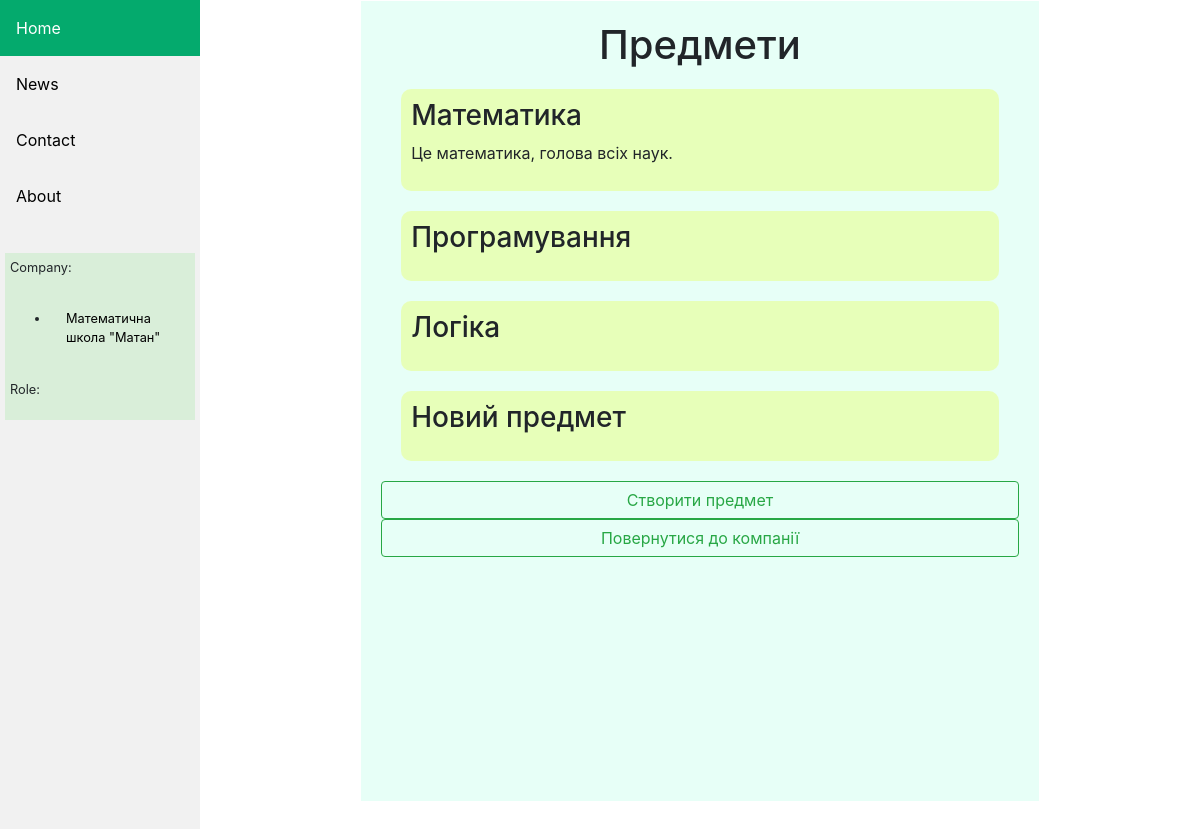
The page /main/company/4/subjects on the database as committed earlier.
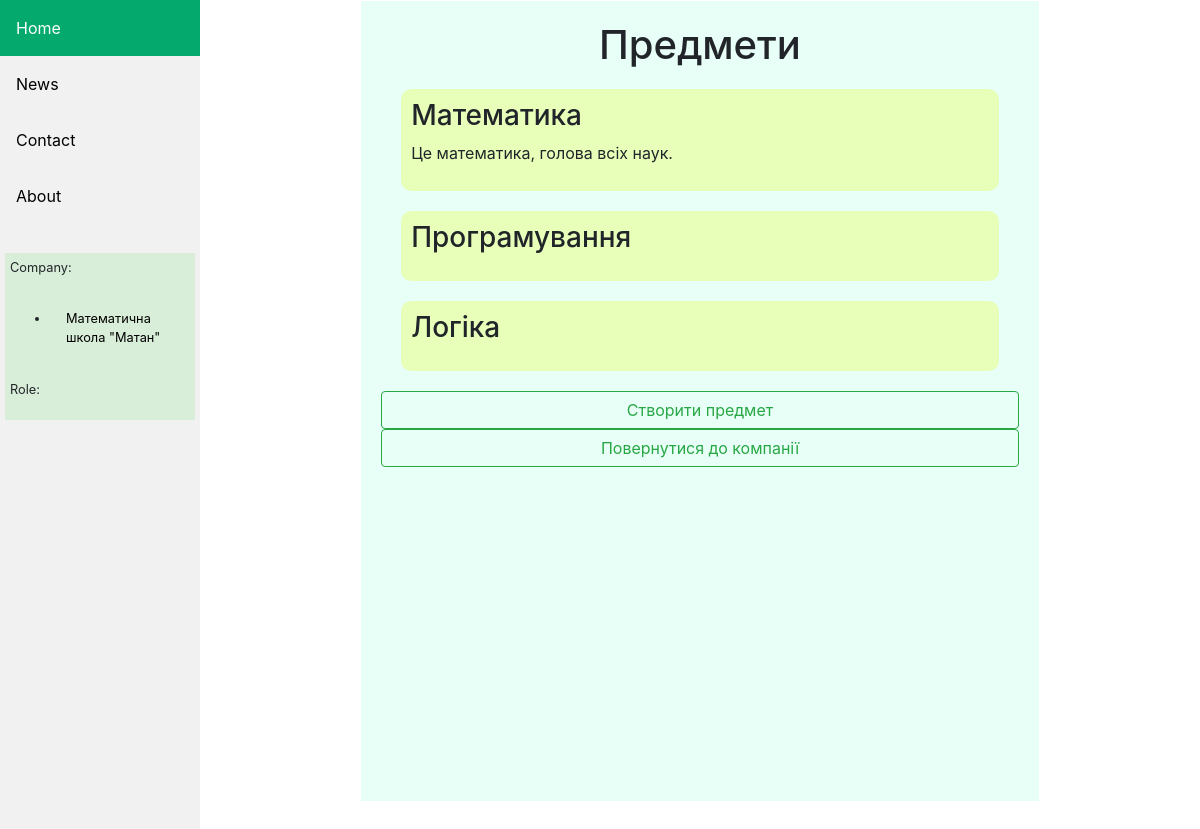
The same page on the database as committed later.
### main/models.py (models this page shows, shortened)
class Company(models.Model):
    owner = models.ForeignKey(UserProfile, on_delete=models.PROTECT)
    name = models.CharField(max_length=60)
    description = models.TextField(max_length=1000, blank=True)
    C_t_min = models.IntegerField(default=0)  # %
    C_s_min = models.IntegerField(default=0)
    p_t_ser = models.FloatField(default=6)
    p_s_ser = models.FloatField(default=5)

class Subject(models.Model):
    name = models.CharField(max_length=60)
    description = models.TextField(max_length=1000, blank=True)
    company = models.ForeignKey(Company, on_delete=models.CASCADE)

### main/views.py (the view)
# urls.py: path('company/<int:id>/subjects', subjects, name='subjects'),
def subjects(request, id):
    comp_user = CompanyUser.objects.get(id=id)
    return render(request, 'subject_list.html', {'subjects': Subject.objects.filter(company=comp_user.company),
                                                 'comp_user': comp_user})

### authsys/models.py (called while the page is built, shortened)
    @property
    def my_companies(self):
        companies = []
        ids = []
        for c_user in self.companyuser_set.all():
            company = c_user.company
            if company.id in ids:
                continue
            company.selected = c_user.id == self.active_company_user_id
            ids.append(company.id)
            companies.append(company)
        return companies

    @property
    def available_roles(self):
        if not self.active_company_user:
            return []

### main/templates/subject_list.html (shortened to what this page needs)
{% extends 'base.html' %}
{% block content %}
<div class="wrapper">
    <div class="company">
        <div class="subjects">
            <h1 class="h1">Предмети</h1>
            {% for subject in subjects %}
                <a href="{% url 'main:edit_subject' comp_user.id subject.id %}">
                <div class="subject">
                    <h3>{{ subject.name }}</h3>
                    <p>{{ subject.description }}</p>
                </div>
                </a>
            {% endfor %}
            </div>
        <button class="btn btn-outline-success" onclick="window.location='{% url 'main:create_subject' comp_user.id %}'">Створити предмет</button>
        <button class="btn btn-outline-success" onclick="window.location='{% url 'main:enter_company' comp_user.id %}'">Повернутися до компанії</button>
    </div>
</div>
{% endblock %}

### main/templates/base.html (shortened to what this page needs)
<!DOCTYPE html>
<html lang="en">
<head>
    {% load static %}
    <link rel="stylesheet" href="{% static 'CSS/sidebar.css' %}">
    <link rel="stylesheet" href="https://stackpath.bootstrapcdn.com/bootstrap/4.3.1/css/bootstrap.min.css">
</head>
<body>
{% include 'sidebar.html' %}
    <div class="content">
    {% block content %}
    {% endblock content %}
    </div>
</body>
</html>

### main/templates/sidebar.html (shortened to what this page needs)
<div class="sidebar">
  <a class="active" href="#home">Home</a>
  <a href="#news">News</a>
  <a href="#contact">Contact</a>
  <a href="#about">About</a>
  <br>
  <div class="roles_panel">
    <p>Company: </p>
    <ul>
      {% for company in comp_user.userprofile.my_companies %}
          <li><a {% if company.selected %} style="background-color: #148a5fc3;;" {% endif %} href="/main/enter_company/{{ company.id }}"> {{ company.name }} </a></li>
      {% endfor %}
    </ul>
    <p>Role: </p>
  </div>
</div>

### main/static/CSS/sidebar.css (style rules this page uses)
.sidebar { margin: 0; padding: 0; width: 200px; background-color: #f1f1f1; position: fixed; height: 100%; overflow: auto; }
.roles_panel { margin: 5px; padding: 5px; background-color: rgba(0, 200, 0, 0.1); font-size: 0.8em; }
.sidebar a { display: block; color: black; padding: 16px; text-decoration: none; }
.sidebar a.active { background-color: #04AA6D; color: white; }
div.content { margin-left: 200px; padding: 1px 16px; height: 1000px; }

### main/templates/subject_list.html (style rules this page uses)
a { color: inherit; text-decoration: inherit; }
body { margin: 0px; padding: 0px; }
.wrapper { display: flex; flex-direction: column; align-items: center; }
.company { display: flex; flex-direction: column; width: 70%; background-color: rgb(231, 255, 247); min-height: 800px; padding: 20px; }
h1 { text-align: center; }
.subject { border-radius: 10px; background-color: rgba(232, 255, 127, 0.514); min-height: 70px; margin: 20px; padding: 10px; transition: 0.5s; }

Rows that differ between the two databases and show on the page:
removed Subject: name "Новий предмет"
